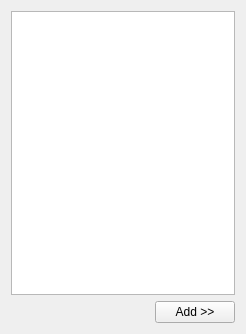
<?xml version="1.0" encoding="UTF-8"?>
<ui version="4.0">
 <class>ObjectSelectDialog</class>
 <widget class="QWidget" name="ObjectSelectDialog">
  <property name="geometry">
   <rect>
    <x>0</x>
    <y>0</y>
    <width>246</width>
    <height>334</height>
   </rect>
  </property>
  <property name="windowTitle">
   <string>Form</string>
  </property>
  <layout class="QVBoxLayout" name="verticalLayout">
   <item>
    <widget class="QTreeView" name="objectList"/>
   </item>
   <item>
    <layout class="QHBoxLayout" name="horizontalLayout">
     <item>
      <spacer name="horizontalSpacer">
       <property name="orientation">
        <enum>Qt::Horizontal</enum>
       </property>
       <property name="sizeHint" stdset="0">
        <size>
         <width>40</width>
         <height>20</height>
        </size>
       </property>
      </spacer>
     </item>
     <item>
      <widget class="QPushButton" name="addObject">
       <property name="text">
        <string>Add &gt;&gt;</string>
       </property>
      </widget>
     </item>
    </layout>
   </item>
  </layout>
 </widget>
 <resources/>
 <connections/>
</ui>
